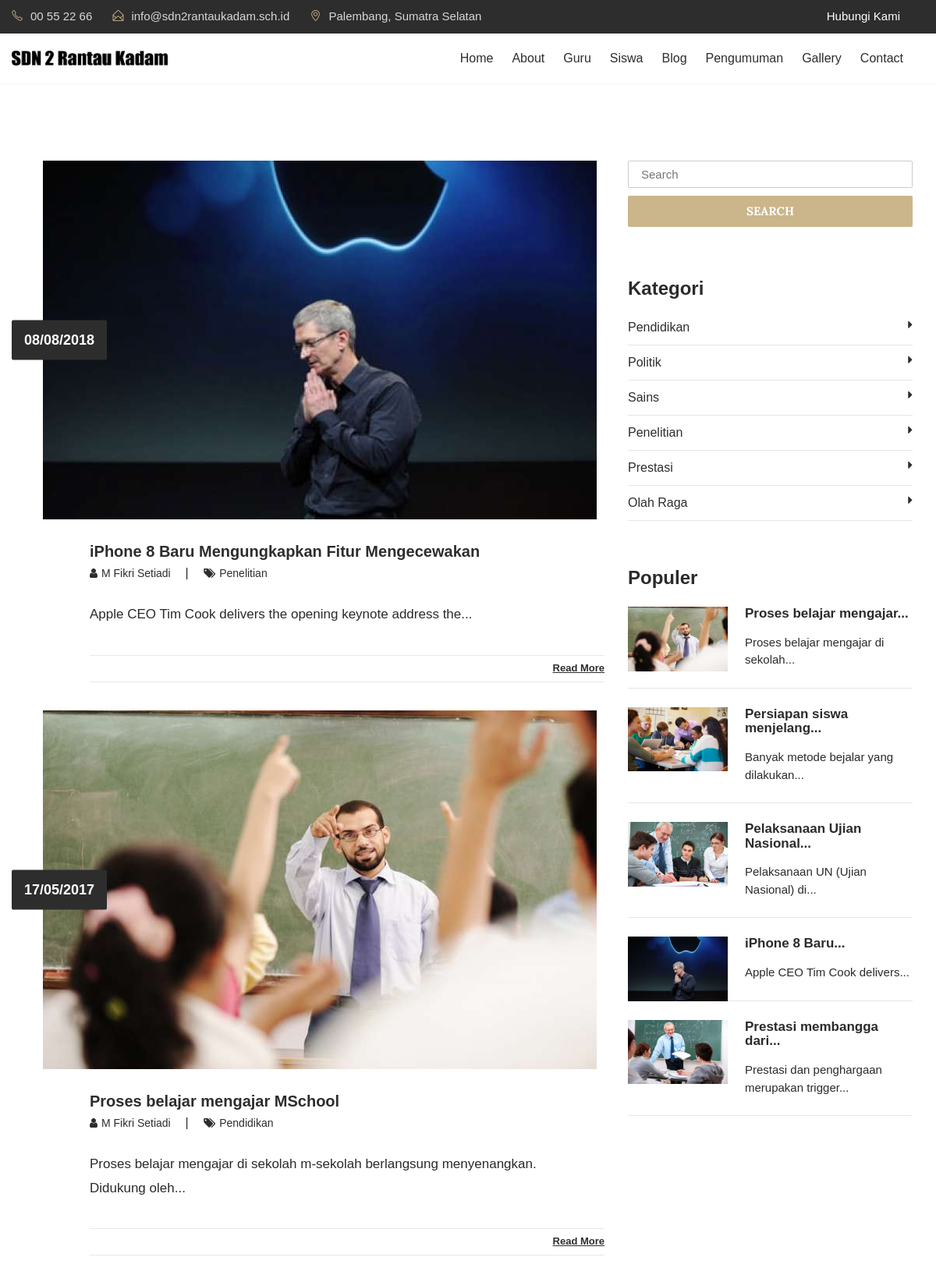
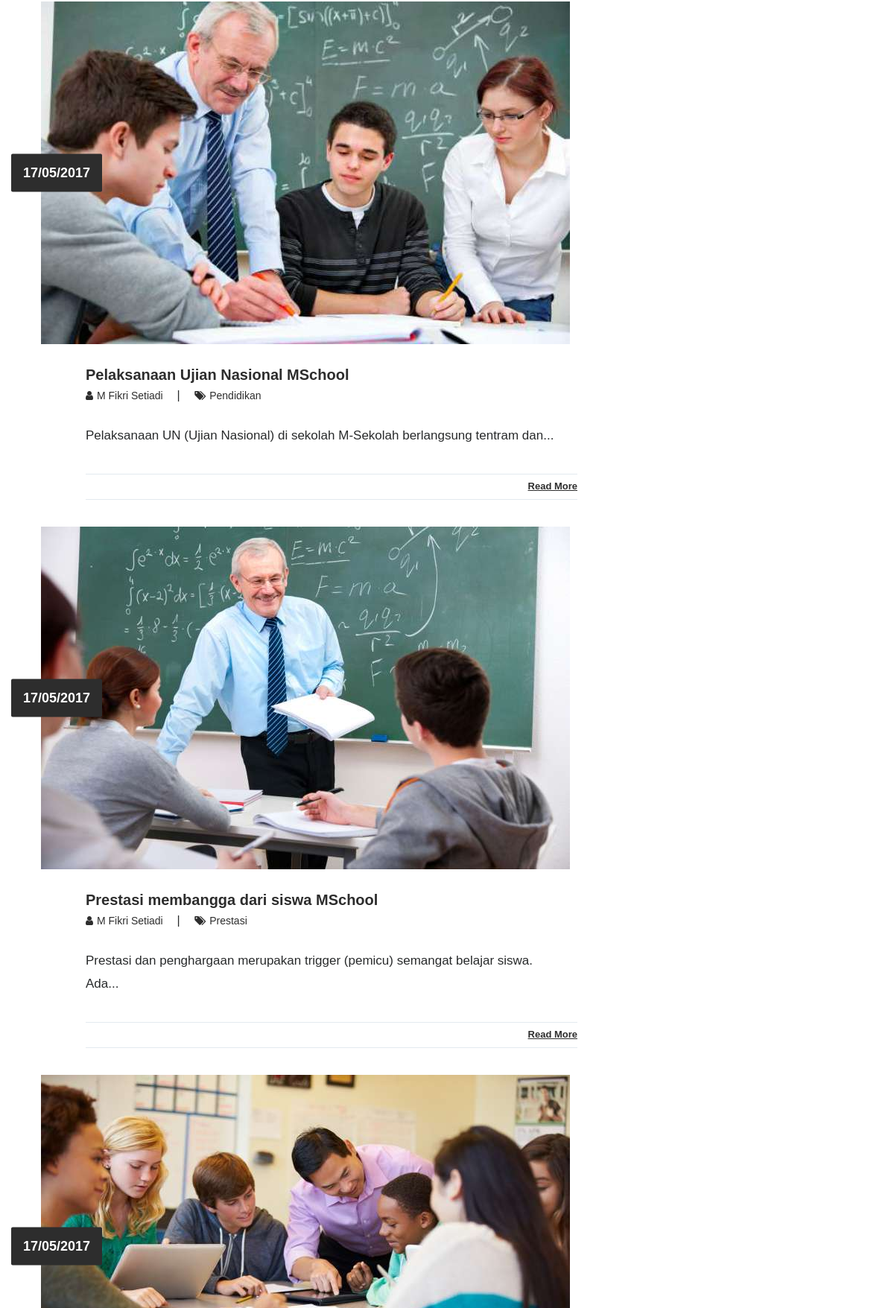
Screenshot of /index.php/blog (upper part) with the database file from the repository (2 pictures, top to bottom).
### tables this page shows
CREATE TABLE `tbl_tulisan` (
  `tulisan_id` int(11) NOT NULL,
  `tulisan_judul` varchar(100) DEFAULT NULL,
  `tulisan_isi` text,
  `tulisan_tanggal` timestamp NULL DEFAULT CURRENT_TIMESTAMP,
  `tulisan_kategori_id` int(11) DEFAULT NULL,
  `tulisan_kategori_nama` varchar(30) DEFAULT NULL,
  `tulisan_views` int(11) DEFAULT '0',
  `tulisan_gambar` varchar(40) DEFAULT NULL,
  `tulisan_pengguna_id` int(11) DEFAULT NULL,
  `tulisan_author` varchar(40) DEFAULT NULL,
  `tulisan_img_slider` int(2) NOT NULL DEFAULT '0',
  `tulisan_slug` varchar(200) DEFAULT NULL
);

CREATE TABLE `tbl_kategori` (
  `kategori_id` int(11) NOT NULL,
  `kategori_nama` varchar(30) DEFAULT NULL,
  `kategori_tanggal` timestamp NULL DEFAULT CURRENT_TIMESTAMP
);

### application/controllers/Blog.php (called while the page is built, shortened)
<?php
class Blog extends CI_Controller
{
	function __construct()
	{
		$this->load->model('m_tulisan');
		$this->load->model('m_pengunjung');
	}
	function index()
	{
		$jum = $this->m_tulisan->berita();
		$page = $this->uri->segment(3);
		if (!$page) :
			$offset = 0;
		else :
			$offset = $page;
		endif;
		$limit = 5;
		$config['base_url'] = base_url() . 'blog/index/';
		$config['total_rows'] = $jum->num_rows();
		$config['per_page'] = $limit;
		$config['uri_segment'] = 3;
		$config['full_tag_open']    = '<div class="pagging text-center"><nav><ul class="pagination justify-content-center">';
		$config['full_tag_close']   = '</ul></nav></div>';
		$config['num_tag_open']     = '<li class="page-item"><span class="page-link">';
		$config['num_tag_close']    = '</span></li>';
		$config['cur_tag_open']     = '<li class="page-item"><span class="page-link">';
		$config['cur_tag_close']    = '<span class="sr-only">(current)</span></span></li>';
		$config['next_tag_open']    = '<li class="page-item"><span class="page-link">';
		$config['next_tagl_close']  = '<span aria-hidden="true">&raquo;</span></span></li>';
		$config['prev_tag_open']    = '<li class="page-item"><span class="page-link">';
		$config['prev_tagl_close']  = '</span>Next</li>';
		$config['first_tag_open']   = '<li class="page-item"><span class="page-link">';
		$config['first_tagl_close'] = '</span></li>';
		$config['last_tag_open']    = '<li class="page-item"><span class="page-link">';
		$config['last_tagl_close']  = '</span></li>';
		$config['first_link'] = 'Awal';
		$config['last_link'] = 'Akhir';
		$config['next_link'] = 'Next >>';
		$config['prev_link'] = '<< Prev';
		$this->pagination->initialize($config);
		$x['page'] = $this->pagination->create_links();
		$x['data'] = $this->m_tulisan->berita_perpage($offset, $limit);
		$x['category'] = $this->db->get('tbl_kategori');
		$x['populer'] = $this->db->query("SELECT * FROM tbl_tulisan ORDER BY tulisan_views DESC LIMIT 5");
		$this->load->view('depan/navbar');
		$this->load->view('depan/head');
		$this->load->view('depan/v_blog', $x);
		$this->load->view('depan/footer');
	}
}

### index.php (called while the page is built, shortened)
<?php
require_once BASEPATH.'core/CodeIgniter.php';

### application/models/M_tulisan.php (called while the page is built, shortened)
<?php
class M_tulisan extends CI_Model{
	function berita_perpage($offset,$limit){
		$hsl=$this->db->query("SELECT tbl_tulisan.*,DATE_FORMAT(tulisan_tanggal,'%d/%m/%Y') AS tanggal FROM tbl_tulisan ORDER BY tulisan_id DESC limit $offset,$limit");
		return $hsl;
	}
}

### application/views/depan/v_blog.php (the view, shortened to what this page needs)
<section class="blog-wrap">
    <div class="container">
        <div class="row">
            <div class="col-md-8">
                <?php foreach ($data->result() as $row) : ?>
                    <div class="blog-single-item">
                        <div class="blog-img_block">
                            <img src="<?php echo base_url() . 'assets/images/' . $row->tulisan_gambar; ?>" class="img-fluid" alt="blog-img">
                            <div class="blog-date">
                                <span><?php echo $row->tanggal; ?></span>
                            </div>
                        </div>
                        <div class="blog-tiltle_block">
                            <h4><a href="<?php echo site_url('artikel/' . $row->tulisan_slug); ?>"><?php echo $row->tulisan_judul; ?></a></h4>
                            <h6> <a href="#"><i class="fa fa-user" aria-hidden="true"></i><span><?php echo $row->tulisan_author; ?></span> </a> | <a href="#"><i class="fa fa-tags" aria-hidden="true"></i><span><?php echo $row->tulisan_kategori_nama; ?></span></a></h6>
                            <?php echo limit_words($row->tulisan_isi, 10) . '...'; ?>
                            <div class="blog-icons">
                                <div class="blog-share_block">
                                    <a href="<?php echo site_url('artikel/' . $row->tulisan_slug); ?>">Read More</a>
                                </div>
                            </div>
                        </div>
                    </div>
                <?php endforeach; ?>
            </div>
            <div class="col-md-4">
                <form action="<?php echo site_url('blog/search'); ?>" method="get">
                    <input type="text" name="keyword" placeholder="Search" class="blog-search" required>
                    <button type="submit" class="btn btn-warning btn-blogsearch">SEARCH</button>
                </form>
                <div class="blog-category_block">
                    <h3>Kategori</h3>
                    <ul>
                        <?php foreach ($category->result() as $row) : ?>
                            <li><a href="<?php echo site_url('blog/kategori/' . str_replace(" ", "-", $row->kategori_nama)); ?>"><?php echo $row->kategori_nama; ?><i class="fa fa-caret-right" aria-hidden="true"></i></a></li>
                        <?php endforeach; ?>
                    </ul>
                </div>
                <div class="blog-featured_post">
                    <h3>Populer</h3>
                    <?php foreach ($populer->result() as $row) : ?>
                        <div class="blog-featured-img_block">
                            <img width="35%" src="<?php echo base_url() . 'assets/images/' . $row->tulisan_gambar; ?>" class="img-fluid" alt="blog-featured-img">
                            <h5><a href="<?php echo site_url('artikel/' . $row->tulisan_slug); ?>"><?php echo limit_words($row->tulisan_judul, 3) . '...'; ?></a></h5>
                            <p><?php echo limit_words($row->tulisan_isi, 5) . '...'; ?></p>
                        </div>
                        <hr>
                    <?php endforeach; ?>
                </div>
            </div>
        </div>
    </div>
</section>

### rows the page displays
tbl_tulisan: tulisan_gambar (picture), tanggal "08/08/2018", tulisan_judul "iPhone 8 Baru Mengungkapkan Fitur Mengecewakan", tulisan_author "M Fikri Setiadi", tulisan_kategori_nama "Penelitian", tulisan_isi "Apple CEO Tim Cook delivers the opening keynote address the", tulisan_judul "iPhone 8 Baru", tulisan_isi "Apple CEO Tim Cook delivers"
tbl_tulisan: tulisan_gambar (picture), tanggal "17/05/2017", tulisan_judul "Proses belajar mengajar MSchool", tulisan_author "M Fikri Setiadi", tulisan_kategori_nama "Pendidikan", tulisan_isi "Proses belajar mengajar di sekolah m-sekolah berlangsung menyenangkan. Didukung oleh", tulisan_judul "Proses belajar mengajar", tulisan_isi "Proses belajar mengajar di sekolah"
tbl_tulisan: tulisan_gambar (picture), tanggal "17/05/2017", tulisan_judul "Pelaksanaan Ujian Nasional MSchool", tulisan_author "M Fikri Setiadi", tulisan_kategori_nama "Pendidikan", tulisan_isi "Pelaksanaan UN (Ujian Nasional) di sekolah M-Sekolah berlangsung tentram dan", tulisan_judul "Pelaksanaan Ujian Nasional", tulisan_isi "Pelaksanaan UN (Ujian Nasional) di"
tbl_tulisan: tulisan_gambar (picture), tanggal "17/05/2017", tulisan_judul "Prestasi membangga dari siswa MSchool", tulisan_author "M Fikri Setiadi", tulisan_kategori_nama "Prestasi", tulisan_isi "Prestasi dan penghargaan merupakan trigger (pemicu) semangat belajar siswa. Ada", tulisan_judul "Prestasi membangga dari", tulisan_isi "Prestasi dan penghargaan merupakan trigger"
tbl_tulisan: tulisan_gambar (picture), tanggal "17/05/2017", tulisan_judul "Persiapan siswa menjelang", tulisan_isi "Banyak metode bejalar yang dilakukan"
tbl_kategori: kategori_nama "Pendidikan"
tbl_kategori: kategori_nama "Politik"
tbl_kategori: kategori_nama "Sains"
tbl_kategori: kategori_nama "Penelitian"
tbl_kategori: kategori_nama "Prestasi"
tbl_kategori: kategori_nama "Olah Raga"
